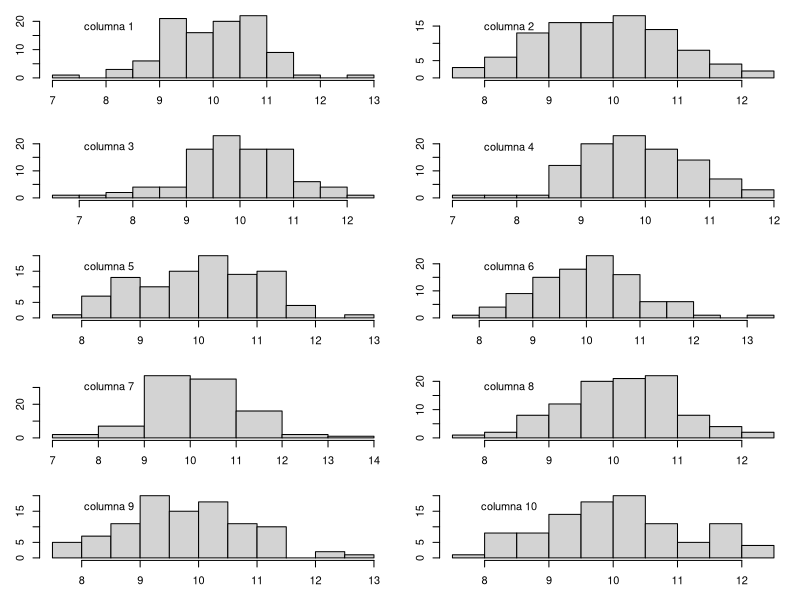
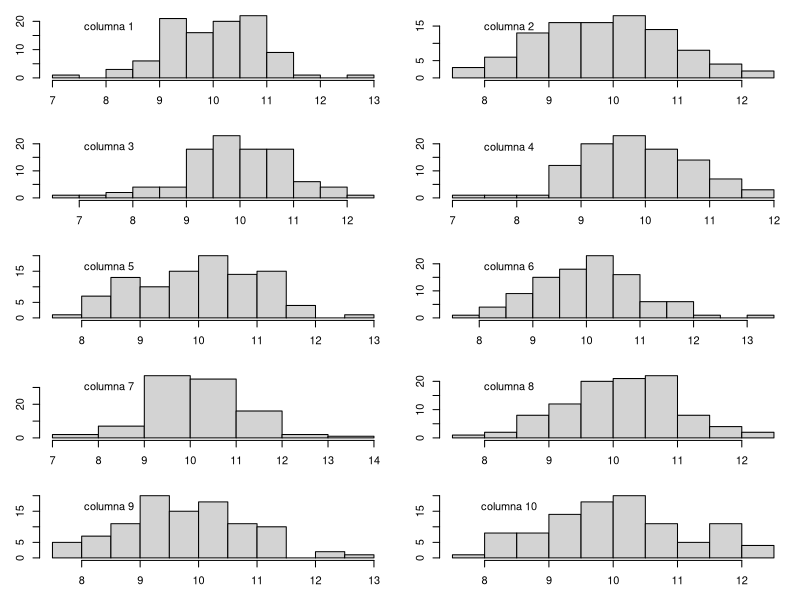
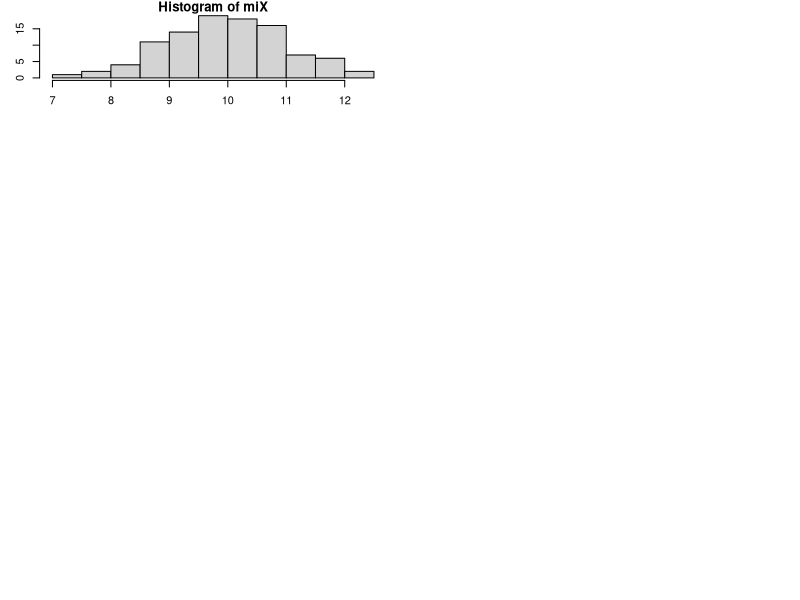
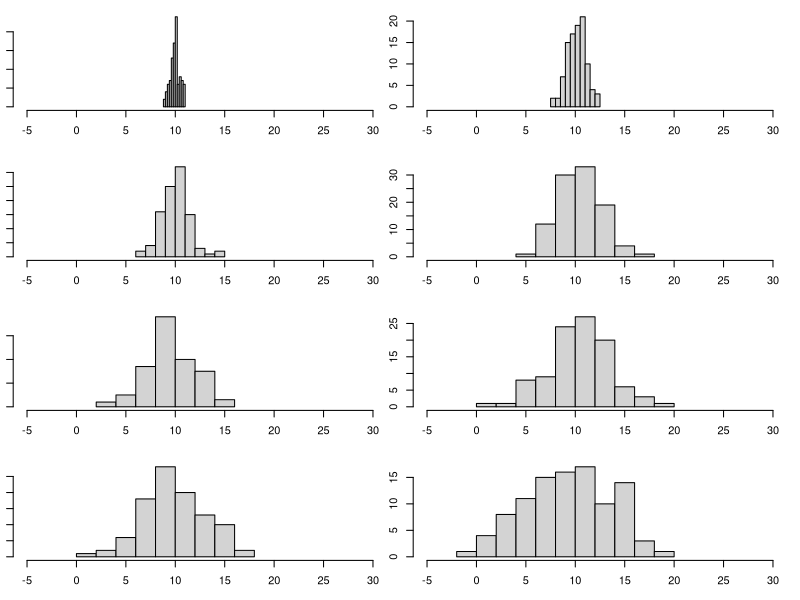
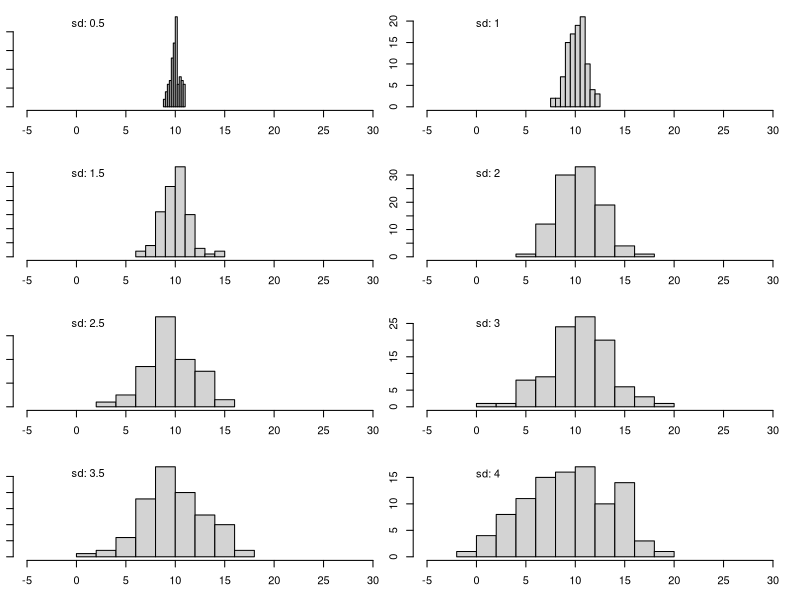
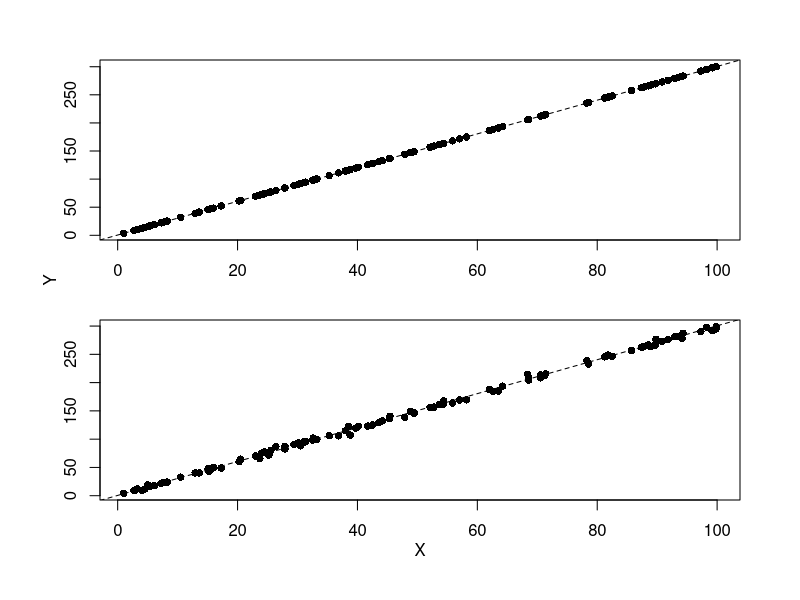
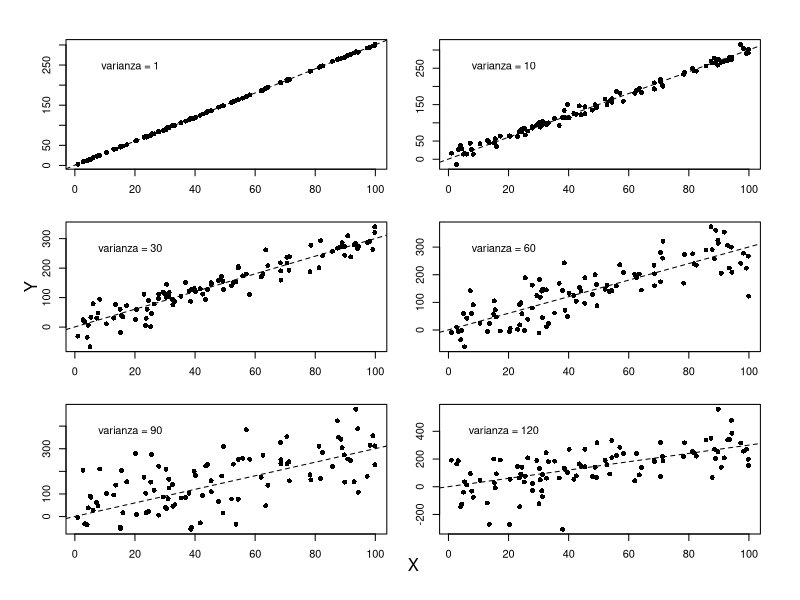
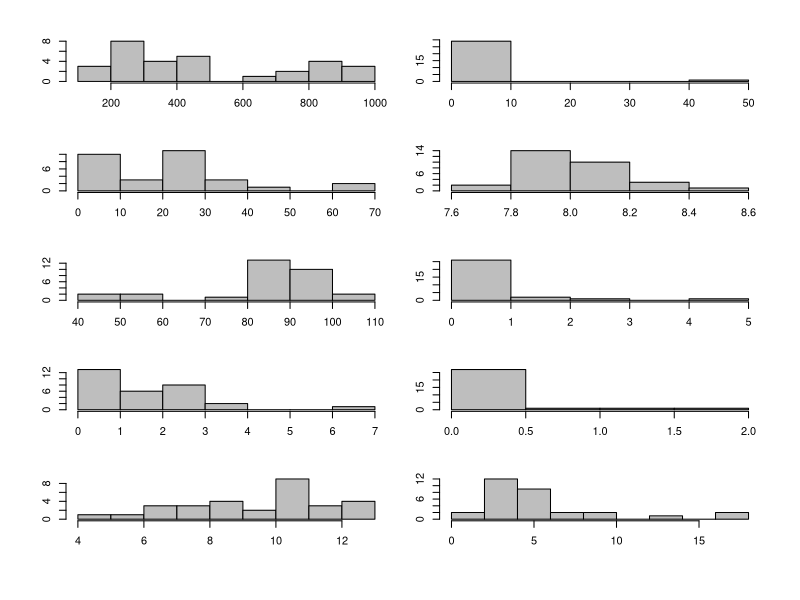

Generate these figures, in order, with R:
## ---- chunk 1
x <- matrix(rnorm(1000, 10, 1), ncol= 10) # una matríz de diez columnas, con números aleatorios con distribución de error normal con media 10 y varianza 1
## ---- chunk 2
nombres <- paste("columna", 1:10) # rótulo para indicar cuál es la columna que se está graficando
## ---- chunk 3
if (Sys.info()['sysname'] == "Windows") windows() else x11() ## abre una ventana gráfica usando la función windows() si tu sistema operativo es windows() o x11() si tu sistema operativo es linux

par(mfrow = c(5,2), mar= c(3, 3, 1, 1))
#figura 1
hist(x[ ,1], main= "")
par(usr= c(0,10,0,10)) #redefinimos los ejes para poner el rótulo en la misma posición en todas las figuras.
text(x= 2, y= 8, nombres[1]) #rótulo indicando la columna que se está graficando

#figura 2
hist(x[ ,2], main= "")
par(usr= c(0,10,0,10))
text(x= 2, y= 8, nombres[2])

#figura 3
hist(x[ ,3], main= "")
par(usr= c(0,10,0,10))
text(x= 2, y= 8, nombres[3])

#figura 4
hist(x[ ,4], main= "")
par(usr= c(0,10,0,10))
text(x= 2, y= 8, nombres[4])

#figura 5
hist(x[ ,5], main= "")
par(usr= c(0,10,0,10))
text(x= 2, y= 8, nombres[5])

#figura 6
hist(x[ ,6], main= "")
par(usr= c(0,10,0,10))
text(x= 2, y= 8, nombres[6])

#figura 7
hist(x[ ,7], main= "")
par(usr= c(0,10,0,10))
text(x= 2, y= 8, nombres[7])

#figura 8
hist(x[ ,8], main= "")
par(usr= c(0,10,0,10))
text(x= 2, y= 8, nombres[8])

#figura 9
hist(x[ ,9], main= "")
par(usr= c(0,10,0,10))
text(x= 2, y= 8, nombres[9])

#figura 10
hist(x[ ,10], main= "")
par(usr= c(0,10,0,10))
text(x= 2, y= 8, nombres[10])
## ---- chunk 4
if (Sys.info()['sysname'] == "Windows") windows() else x11() 

par(mfrow = c(5,2), mar= c(3, 3, 1, 1))

for(i in 1:10){

#figura
hist(x[ ,i], main= "")
par(usr= c(0,10,0,10))
text(x= 2, y= 8, nombres[i])

} ## FINAL
## ---- chunk 5

miX <- letters 
miX

## ---- chunk 6
for(i in miX)  print( paste("letra:", i, sep= " ") )
## ---- chunk 7
n <- length(miX)
for(i in 1:n)  print( paste("letra:", miX[i], "iteración:", i, sep= " ") )
## ---- chunk 8
miX <- rnorm(100, 10, 1)
hist(miX)
## ---- chunk 9

## RTA
set.seed(333)
miSD <- seq(from= 0.5, to= 4, by= 0.5)
par(mfrow= c(4,2), mar= c(3, 1, 1, 1) ) #definimos los paneles y márgenes de las figuras

  for (i in miSD){
    miX <- rnorm( 100, 10, sd= i )
    hist(miX, main= "", ylab="", xlim= c(-5, 30))
    }
## ---- chunk 10

set.seed(333)
miSD <- seq(from= 0.5, to= 4, by= 0.5)
par(mfrow= c(4,2), mar= c(3, 1, 1, 1) ) #definimos los paneles y márgenes de las figuras

  for (i in miSD){
    miX <- rnorm( 100, 10, sd= i )
    hist(miX, main= "", ylab="", xlim= c(-5, 30))
    par( usr= c(0, 10, 0, 10) )
    text(x= 2, y= 9, paste("sd:", i, sep=" "))
    }
## ---- chunk 11
  x <- runif(100, 0, 100) # variable independiente
  ydet <- 0.5 + 3 * x # variable dependiente (modelo determinístico)
  yest <- 0.5 + 3 * x + rnorm(100, 0, 3) # variable dependiente (modelo estocástico)
  
par(mfrow= c(2,1), mar= c(2, 2, 2, 2), oma= c(3, 3, 1, 1) ) 
    
    plot(x, ydet, pch=16)
    abline(a= 0.5, b= 3, lty=2)
    
    plot(x, yest, pch=16)
    abline(a= 0.5, b= 3, lty=2)
    
    mtext(side= 2, "Y", outer= T)
    mtext(side= 1, "X", outer= T)
## ---- chunk 12

var = c(1, 10, 30, 60, 90, 120)

par(mfrow= c(3,2), mar= c(2, 2, 2, 2), oma= c(3, 3, 1, 1) )

for(i in var) {

  y <- 0.5 + 3 * x + rnorm(100, 0, i) 
  plot(x, y, pch= 16)
	abline(a= 0.5, b= 3, lty=2)
	par( usr = c(0, 10, 0,10) )
	text( paste("varianza", "=", i, sep= " "), x= 2, y= 8)
}
mtext(side= 2, "Y", outer= T)
mtext(side= 1, "X", outer= T)
## ---- chunk 13
env <- read.table("4-Datos/DoubsEnv.csv", sep=",", header=T, as.is=T)
## ---- chunk 14
par(mfrow= c(5, 2), mar= c(3, 2, 2, 2))
apply(env[ , 5:14], 2, hist, main= "", col= "grey")
## ---- chunk 15
variables <- c("Altura", "Pendiente", "Descarga", "pH", "Dureza", "Fosfato", "Nitrato", "Amonio", "oxígeno", "Oxígeno disuelto")

subEnv <- env[ , 5:14]
par( mfrow= c(5, 2), mar= c(4, 2, 1, 1), oma= c(2, 3, 1, 1) )
  for (i in 1:ncol(subEnv)) {
  tg <- subEnv[ ,i]
  hist(tg, main= "", xlab = variables[i], col= "grey" )
  par(usr= c(0, 10, 0, 10))
  text(paste("(", letters[i]), x= 8.8, y= 8)
  }
  mtext(side= 2, "Frecuencia", outer= T)
